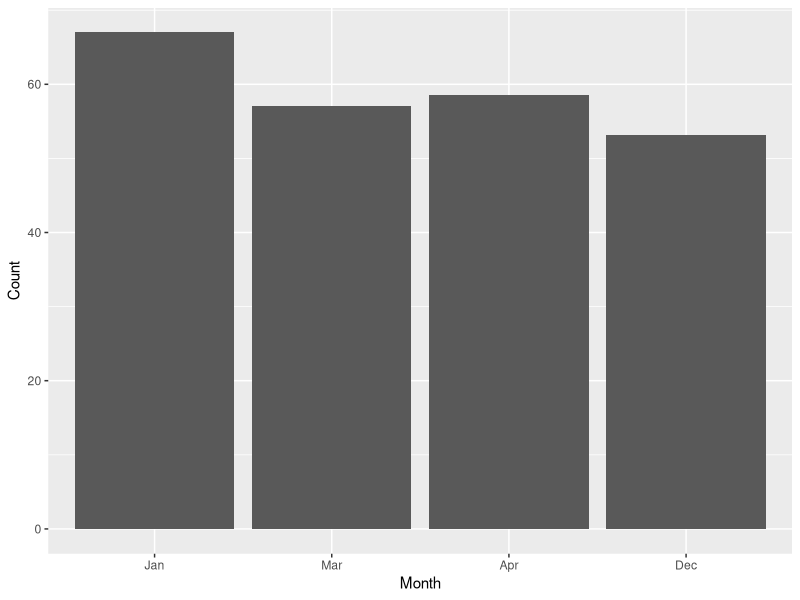
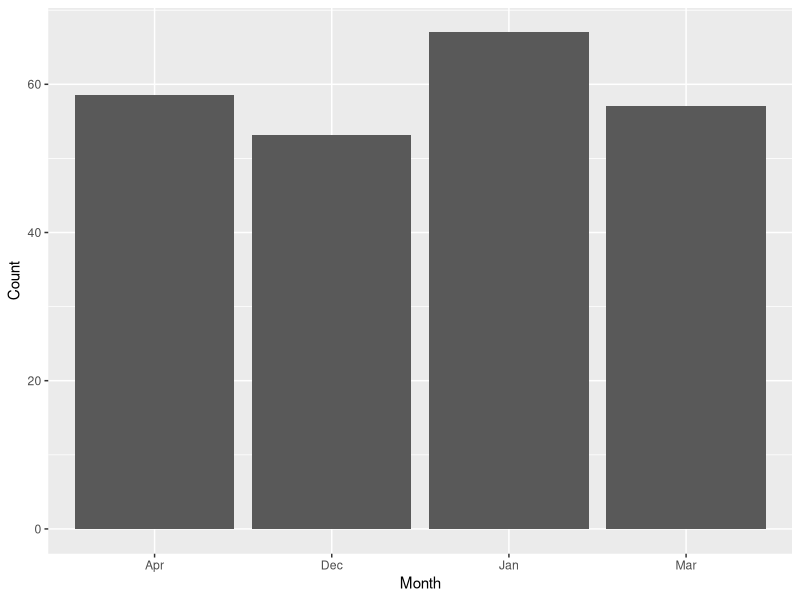
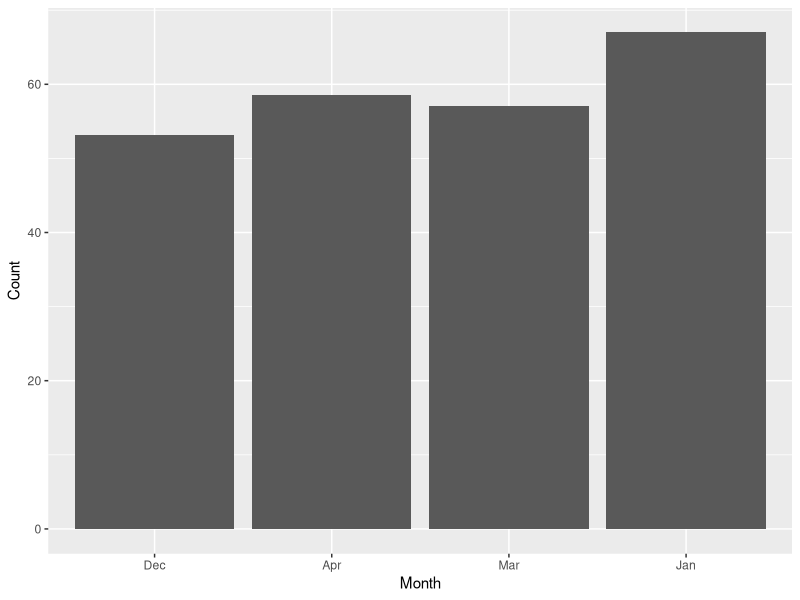
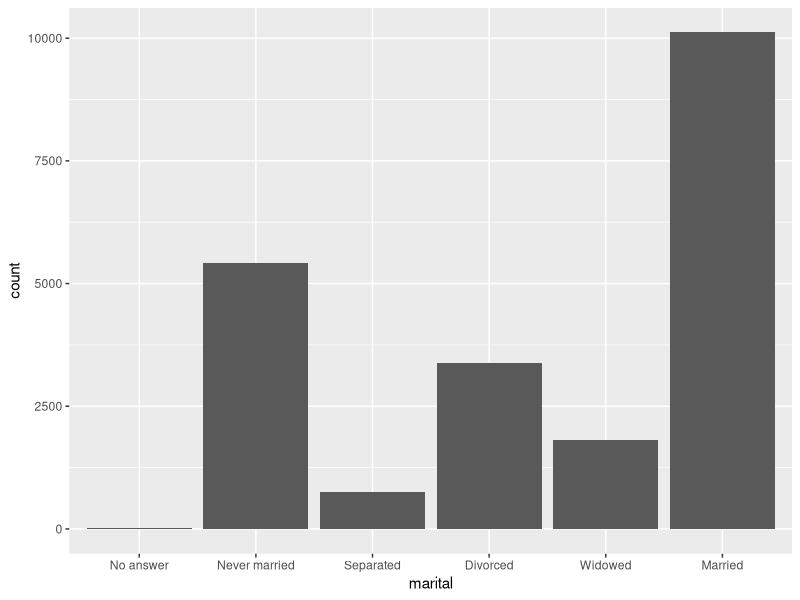
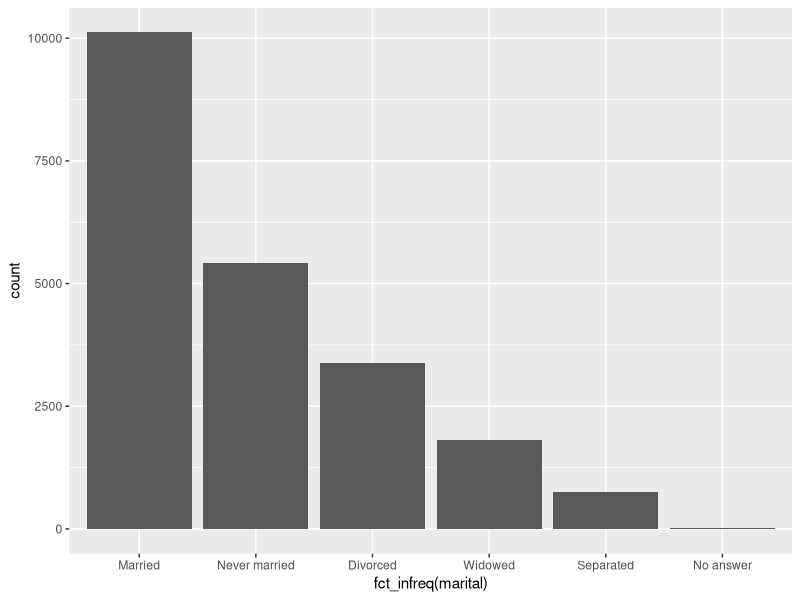
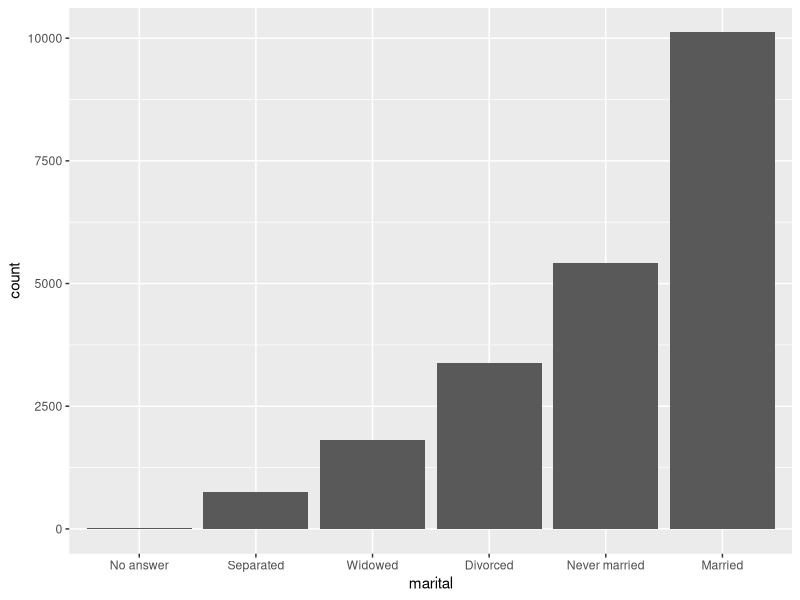
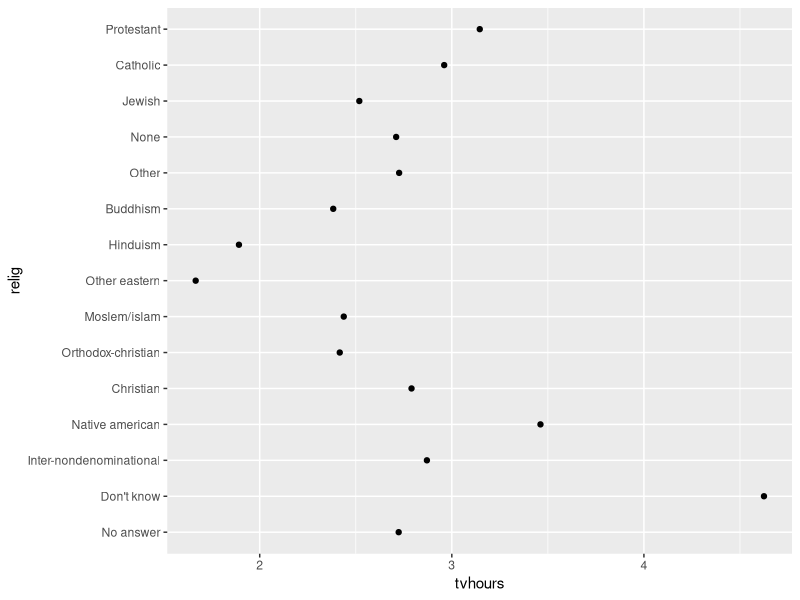
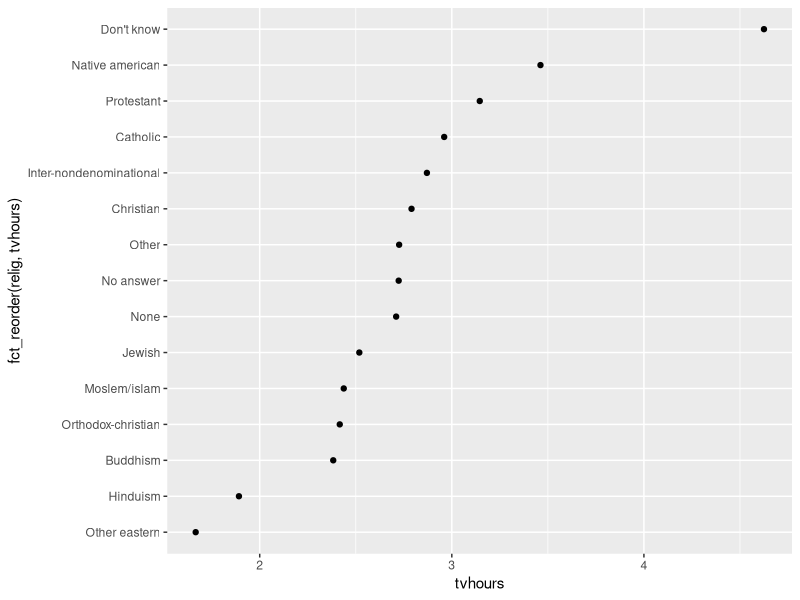

These figures' R source, in order:
## ---- chunk 1
knitr::opts_chunk$set(warning = FALSE, message = FALSE)
## ---- chunk 2
library(tidyverse)
## ---- chunk 3
x1 <- c("Dec", "Apr", "Mar", "Jan")
x2 <- c("Dec", "Apr", "Mar", "Jam")   # This has a typo
## ---- chunk 4
month_levels <- c("Jan", "Feb", "Mar", "Apr", "May", "Jun",
                  "Jul", "Aug", "Sep", "Oct", "Nov", "Dec")
## ---- chunk 5
y1 <- factor(x1, levels = month_levels)
y1

y2 <- factor(x2, levels = month_levels)
y2
## ---- chunk 6
f1 <- factor(x1)
f1
## ---- chunk 7
o1 <- factor(x1, levels = unique(x1))
o1
## ---- chunk 8
set.seed(36)
counts <- rnorm(4, 50, 10)
## ---- chunk 9
orderedData <- data.frame(Month = y1, Count = counts)
ggplot(orderedData) +
  geom_bar(aes(x = Month, y = Count), stat = "identity")
## ---- chunk 10
alphabeticalData <- data.frame(Month = f1, Count = counts)
ggplot(alphabeticalData) +
  geom_bar(aes(x = Month, y = Count), stat = "identity")
## ---- chunk 11
firstAppearanceData <- data.frame(Month = o1, Count = counts)
ggplot(firstAppearanceData) +
  geom_bar(aes(x = Month, y = Count), stat = "identity")
## ---- chunk 12
data <- gss_cat
head(data)

data %>%
  count(marital)
## ---- chunk 13
data %>%
  add_count(marital, name = "MaritalCount")
## ---- chunk 14
data %>%
  ggplot() +
  geom_bar(aes(x = marital))
## ---- chunk 15
data %>%
  ggplot() +
  geom_bar(aes(x = fct_infreq(marital)))
## ---- chunk 16
data %>%
  mutate(marital = marital %>% fct_infreq() %>% fct_rev()) %>%
  ggplot() +
  geom_bar(aes(x = marital))
## ---- chunk 17
relig_summary <- data %>%
  group_by(relig) %>%
  summarise(
    age = mean(age, na.rm = TRUE),
    tvhours = mean(tvhours, na.rm = TRUE),
    n = n()
  )
relig_summary
## ---- chunk 18
ggplot(relig_summary, aes(tvhours, relig)) + geom_point()
## ---- chunk 19
ggplot(relig_summary, aes(tvhours, fct_reorder(relig, tvhours))) + geom_point()
## ---- chunk 20
relig_summary <- relig_summary %>%
  mutate(relig = fct_reorder(relig, tvhours)) %>%
  mutate(relig = fct_relevel(relig, "No answer"))
ggplot(relig_summary, aes(tvhours, relig)) + geom_point()
## ---- chunk 21
data %>% 
  count(partyid)
## ---- chunk 22
data <- data %>%
  mutate(partyid = fct_recode(partyid,
    "Republican, strong"    = "Strong republican",
    "Republican, weak"      = "Not str republican",
    "Independent, near rep" = "Ind,near rep",
    "Independent, near dem" = "Ind,near dem",
    "Democrat, weak"        = "Not str democrat",
    "Democrat, strong"      = "Strong democrat"
  ))
data %>%
  count(partyid)
## ---- chunk 23
data <- data %>%
  mutate(partyid = fct_collapse(partyid,
    "other" = c("No answer", "Don't know", "Other party"),
    "republican" = c("Republican, strong", "Republican, weak"),
    "independent" = c("Independent, near rep", "Independent", "Independent, near dem"),
    "democrat" = c("Democrat, weak", "Democrat, strong")))
data %>%
  count(partyid)
## ---- chunk 24
data %>%
  mutate(marital = fct_lump_n(marital, n = 3)) %>%
  count(marital)
